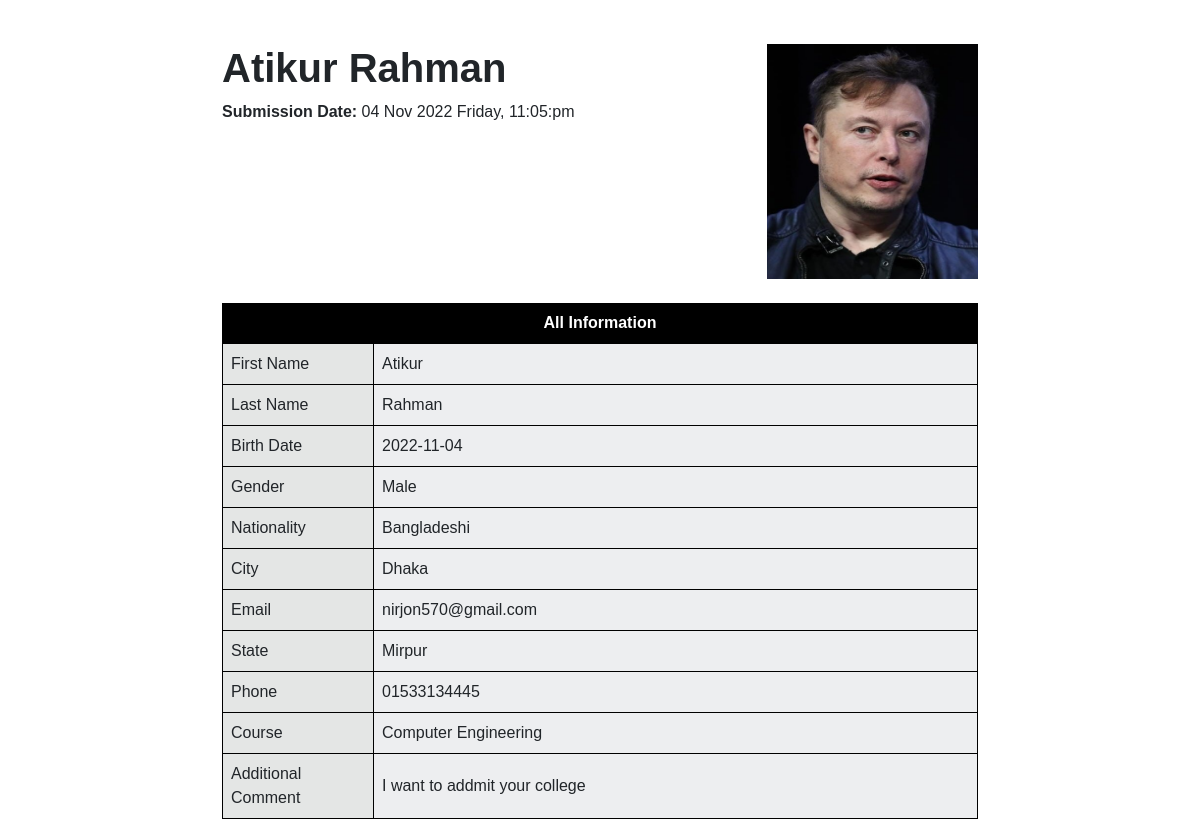
The app's page /admin/submitform.php?id=31 with its own data.
### tables this page shows
CREATE TABLE `form` (
  `id` int(11) NOT NULL,
  `fname` varchar(255) NOT NULL,
  `lname` varchar(255) NOT NULL,
  `bday` date NOT NULL,
  `natinal` varchar(255) NOT NULL,
  `address` varchar(1000) NOT NULL,
  `city` varchar(255) NOT NULL,
  `state` varchar(255) NOT NULL,
  `email` varchar(255) NOT NULL,
  `phone` varchar(15) NOT NULL,
  `course` varchar(255) NOT NULL,
  `addcomment` text NOT NULL,
  `gender` varchar(255) NOT NULL,
  `img` varchar(255) NOT NULL,
  `submitdate` datetime NOT NULL DEFAULT current_timestamp()
);

### admin/submitform.php (the view, shortened to what this page needs)
<?php
  include('../connect.php');
  $getid = $_GET['id'];
  $sql = "SELECT * FROM `form` WHERE id=$getid";
  $result = mysqli_query($con, $sql);
  $row=mysqli_fetch_assoc($result);
  $fname=$row['fname'];
  $lname=$row['lname'];
  $bday = $row['bday'];
  $natinal = $row['natinal'];
  $city = $row['city'];
  $email = $row['email'];
  $state = $row['state'];
  $phone = $row['phone'];
  $course = $row['course'];
  $addcomment = $row['addcomment'];
  $gender = $row['gender'];
  $img = $row['img'];
?>
<!doctype html>
<html lang="en">
  <head>
    <link href="https://cdn.jsdelivr.net/npm/bootstrap@5.2.0-beta1/dist/css/bootstrap.min.css" rel="stylesheet">
    <link rel="stylesheet" type="text/css" href="css/style.css">
  </head>
  <body>
    <div class="container">
      <div class="form">
        <br>
        <div class="head">
          <div class="row">
            <div class="col-sm-6">
              <h1 class="headline"><span hidden><?php echo $getid?></span> <?php echo $fname?> <?php echo $lname?></h1>
              <p class="headline-txt">
                <b>Submission Date:</b>
                  <?php
                      echo "<span>" .date('d M Y l, h:i:a', strtotime($row['submitdate'])) . "</span>";
                  ?>
                </p>
            </div>
            <div class="col-sm-6">
              <img src="../img/<?php echo $img?>" class="img-fluid" id="submitprofile-img">
            </div>
          </div>
        </div>
        <br>
        <table class="data">
          <section>All Information</section>
          <tr>
            <td class="jysd">First Name</td>
            <td class="ficun"><?php echo $fname?></td>
          </tr>
          <tr>
            <td class="jysd">Last Name</td>
            <td class="ficun"><?php echo $lname?></td>
          </tr>
          <tr>
            <td class="jysd">Birth Date</td>
            <td class="ficun"><?php echo $bday?></td>
          </tr>
          <tr>
            <td class="jysd">Gender</td>
            <td class="ficun"><?php echo $gender ?></td>
          </tr>
          <tr>
            <td class="jysd">Nationality</td>
            <td class="ficun"><?php echo $natinal ?></td>
          </tr>
          <tr>
            <td class="jysd">City</td>
            <td class="ficun"><?php echo $city ?></td>
          </tr>
          <tr>
            <td class="jysd">Email</td>
            <td class="ficun"><?php echo $email ?></td>
          </tr>
          <tr>
            <td class="jysd">State</td>
            <td class="ficun"><?php echo $state ?></td>
          </tr>
          <tr>
            <td class="jysd">Phone</td>
            <td class="ficun"><?php echo $phone ?></td>
          </tr>
          <tr>
            <td class="jysd">Course</td>
            <td class="ficun"><?php echo $course ?></td>
          </tr>
          <tr>
            <td class="jysd">Additional Comment</td>
            <td class="ficun"><?php echo $addcomment ?></td>
          </tr>
        </table>
      </div>
    </div>
  </body>
</html>

### admin/css/style.css (style rules this page uses)
body { padding: 0; margin: 0; background-image: url(https://bangladesh.gov.bd/themes/responsive_npf/images/bg_main.gif); background-position: center; background-size: cover; background-attachment: fixed; font-family: arial; }
#submitprofile-img { height: 235px; width: 211px; float: right; }
.form { padding: 20px 180px; }
.headline { font-weight: bold; font-family: arial; }
.headline-txt { font-weight: 500; font-family: arial; }
section { background-color: #000000; color: #FFFFFF; font-weight: bold; text-align: center; padding: 8px; }
.data { border-collapse: collapse; border: 1px solid black; }
.data { table-layout: auto; width: 100%; }
.jysd { background-color: #E4E6E5; width: 20%; padding: 8px; border: 1px solid black; }
.ficun { background-color: #EDEEF0; width: 80%; padding: 8px; border: 1px solid black; }

### records on screen
form: fname "Atikur", lname "Rahman", submitdate "04 Nov 2022 Friday, 11:05:pm", img (picture), bday "2022-11-04", gender "Male", natinal "Bangladeshi", city "Dhaka", email "nirjon570@gmail.com", state "Mirpur", phone "01533134445", course "Computer Engineering", addcomment "I want to addmit your college"
